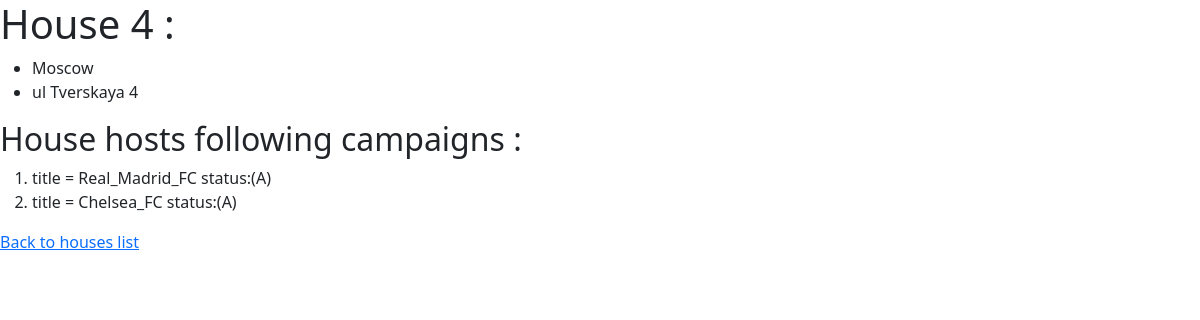
Page /campaigns/houses/4 on the committed database.
### campaigns/models.py (models this page shows, shortened)
class House(models.Model):
	city = models.CharField(max_length = 64)
	street_type = models.CharField(max_length = 5)
	street_name = models.CharField(max_length = 64)
	house_number = models.IntegerField()
	qnt_apts = models.IntegerField()
	qnt_strs = models.IntegerField()
	campaigns = models.ManyToManyField(Campaign, blank=True, related_name = 'c_objects')

class Campaign(models.Model):
	title = models.CharField(max_length = 64)
	status = models.CharField(max_length = 1)
	supervisor = models.ForeignKey(Supervisor, on_delete = models.CASCADE, related_name = 'controled_by')
	creator = models.ForeignKey(User, on_delete = models.CASCADE, related_name = 'created_by', default = 1)
	def __str__(self):
		return f'title = {self.title} status:({self.status})'

### campaigns/views.py (the view)
# urls.py: path('houses/<int:house_id>', views.house, name = 'house'),
def house(request, house_id):
	house = House.objects.get(pk=house_id)
	return render(request, 'campaigns/house.html', {
		'house' : house,
		'campaigns' : house.campaigns.all(),
		})

### campaigns/templates/campaigns/house.html
{% extends 'campaigns/layout.html' %}
{% block body %}
	<h1> House {{house.id}} : </h1>
	<ul>
		<li>{{house.city}}</li>
		<li>{{house.street_type}}  {{house.street_name}} {{house.house_number}} </li>
	</ul>
	<h2> House hosts following campaigns : </h2>
	<ol>
		{% for campaign in campaigns %}
			<li>{{campaign}}</li>
		{% empty %}
			<li> no campaigns </li>
		{% endfor %}
	</ol>
	<a href = "{% url 'campaigns:h_index' %}"> Back to houses list </a>
{% endblock %}

### rows in the picture
House: city "Moscow", street_type "ul", street_name "Tverskaya", house_number "4"
Campaign: title+status "title = Real_Madrid_FC status:(A)"
Campaign: title+status "title = Chelsea_FC status:(A)"
